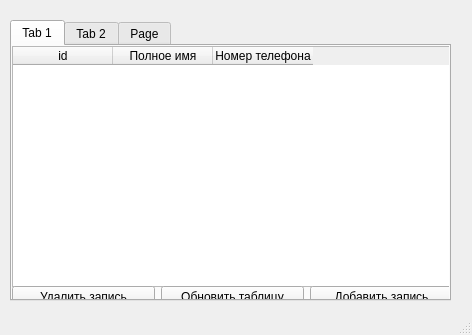
<?xml version="1.0" encoding="UTF-8"?>
<ui version="4.0">
 <class>MainWindow</class>
 <widget class="QMainWindow" name="MainWindow">
  <property name="geometry">
   <rect>
    <x>0</x>
    <y>0</y>
    <width>472</width>
    <height>335</height>
   </rect>
  </property>
  <property name="windowTitle">
   <string>MainWindow</string>
  </property>
  <widget class="QWidget" name="centralwidget">
   <widget class="QTabWidget" name="tabWidget">
    <property name="geometry">
     <rect>
      <x>10</x>
      <y>20</y>
      <width>441</width>
      <height>281</height>
     </rect>
    </property>
    <property name="currentIndex">
     <number>0</number>
    </property>
    <widget class="QWidget" name="tab">
     <attribute name="title">
      <string>Tab 1</string>
     </attribute>
     <widget class="QTableWidget" name="tableWidget">
      <property name="geometry">
       <rect>
        <x>0</x>
        <y>0</y>
        <width>441</width>
        <height>241</height>
       </rect>
      </property>
      <column>
       <property name="text">
        <string>id</string>
       </property>
      </column>
      <column>
       <property name="text">
        <string>Полное имя</string>
       </property>
      </column>
      <column>
       <property name="text">
        <string>Номер телефона</string>
       </property>
      </column>
     </widget>
     <widget class="QWidget" name="horizontalLayoutWidget">
      <property name="geometry">
       <rect>
        <x>0</x>
        <y>240</y>
        <width>441</width>
        <height>21</height>
       </rect>
      </property>
      <layout class="QHBoxLayout" name="horizontalLayout">
       <item>
        <widget class="QPushButton" name="pushButtonDelClient">
         <property name="text">
          <string>Удалить запись</string>
         </property>
        </widget>
       </item>
       <item>
        <widget class="QPushButton" name="pushButtonLoadCl">
         <property name="text">
          <string>Обновить таблицу</string>
         </property>
        </widget>
       </item>
       <item>
        <widget class="QPushButton" name="pushButtonAddCl">
         <property name="text">
          <string>Добавить запись</string>
         </property>
        </widget>
       </item>
      </layout>
     </widget>
    </widget>
    <widget class="QWidget" name="tab_2">
     <attribute name="title">
      <string>Tab 2</string>
     </attribute>
     <widget class="QTableWidget" name="tableWidget_2">
      <property name="geometry">
       <rect>
        <x>0</x>
        <y>0</y>
        <width>441</width>
        <height>241</height>
       </rect>
      </property>
      <column>
       <property name="text">
        <string>Id</string>
       </property>
      </column>
      <column>
       <property name="text">
        <string>Модель</string>
       </property>
      </column>
      <column>
       <property name="text">
        <string>Цвет</string>
       </property>
      </column>
      <column>
       <property name="text">
        <string>vin-номер</string>
       </property>
      </column>
      <column>
       <property name="text">
        <string>Владелец</string>
       </property>
      </column>
     </widget>
     <widget class="QWidget" name="horizontalLayoutWidget_2">
      <property name="geometry">
       <rect>
        <x>0</x>
        <y>240</y>
        <width>441</width>
        <height>21</height>
       </rect>
      </property>
      <layout class="QHBoxLayout" name="horizontalLayout_2">
       <item>
        <widget class="QPushButton" name="pushButtonDelCar">
         <property name="text">
          <string>Удалить запись</string>
         </property>
        </widget>
       </item>
       <item>
        <widget class="QPushButton" name="pushButtonLoadCar">
         <property name="text">
          <string>Обновить таблицу</string>
         </property>
        </widget>
       </item>
       <item>
        <widget class="QPushButton" name="pushButtonAddCar">
         <property name="text">
          <string>Добавить запись</string>
         </property>
        </widget>
       </item>
      </layout>
     </widget>
    </widget>
    <widget class="QWidget" name="tab_3">
     <attribute name="title">
      <string>Page</string>
     </attribute>
     <widget class="QTableWidget" name="tableWidget_3">
      <property name="geometry">
       <rect>
        <x>0</x>
        <y>0</y>
        <width>441</width>
        <height>231</height>
       </rect>
      </property>
      <column>
       <property name="text">
        <string>id Клиента</string>
       </property>
      </column>
      <column>
       <property name="text">
        <string>id Машины</string>
       </property>
      </column>
      <column>
       <property name="text">
        <string>Имя клиента</string>
       </property>
      </column>
      <column>
       <property name="text">
        <string>Название машины</string>
       </property>
      </column>
     </widget>
     <widget class="QWidget" name="horizontalLayoutWidget_3">
      <property name="geometry">
       <rect>
        <x>0</x>
        <y>230</y>
        <width>431</width>
        <height>21</height>
       </rect>
      </property>
      <layout class="QHBoxLayout" name="horizontalLayout_3">
       <item>
        <widget class="QPushButton" name="pushButtonDelClCar">
         <property name="text">
          <string>Удалить запись</string>
         </property>
        </widget>
       </item>
       <item>
        <widget class="QPushButton" name="pushButtonLoadClCar">
         <property name="text">
          <string>Обновить таблицу</string>
         </property>
        </widget>
       </item>
       <item>
        <widget class="QPushButton" name="pushButtonAddClCar">
         <property name="text">
          <string>Добавить запись</string>
         </property>
        </widget>
       </item>
      </layout>
     </widget>
    </widget>
   </widget>
  </widget>
  <widget class="QMenuBar" name="menubar">
   <property name="geometry">
    <rect>
     <x>0</x>
     <y>0</y>
     <width>472</width>
     <height>18</height>
    </rect>
   </property>
  </widget>
  <widget class="QStatusBar" name="statusbar"/>
 </widget>
 <resources/>
 <connections/>
</ui>
